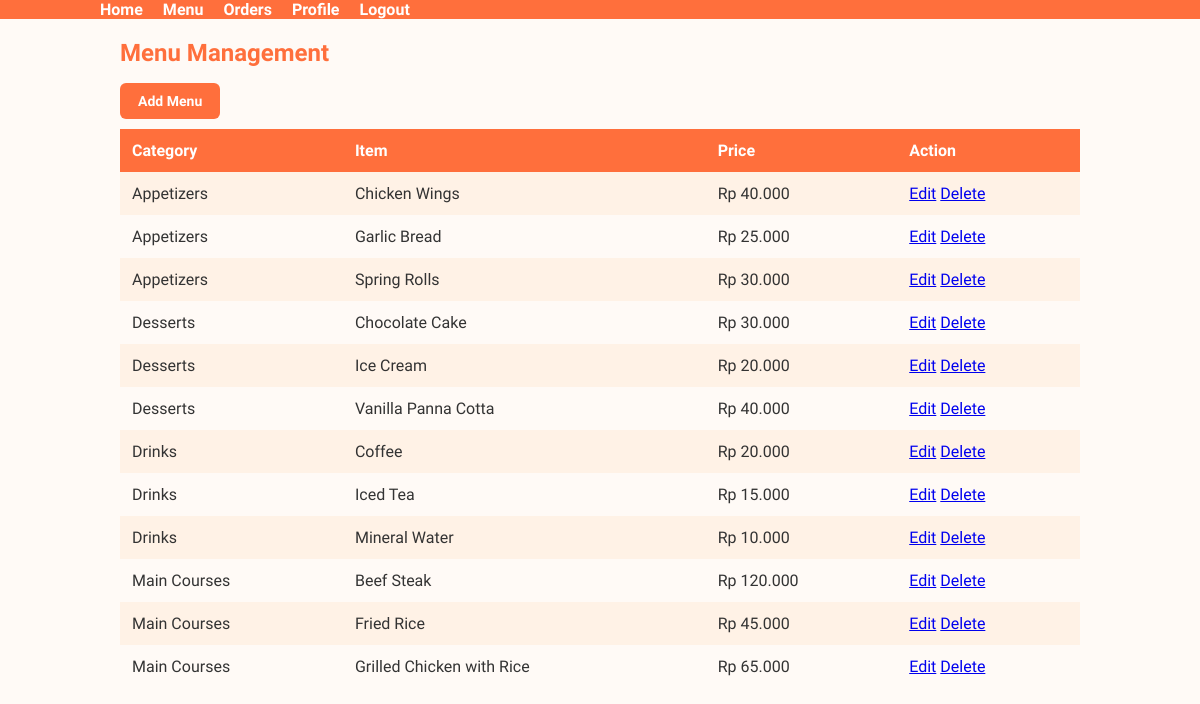
The app's page /menu (signed in), older data.
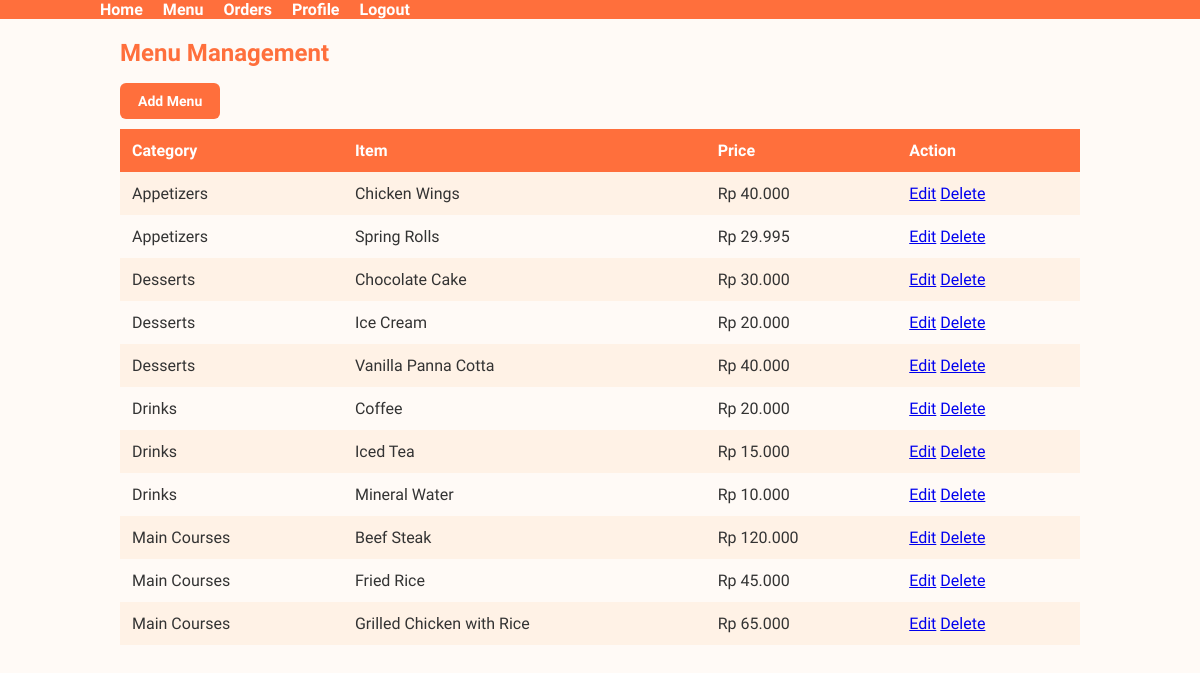
The same page, newer data.
### tables this page shows
CREATE TABLE food_menu (
            id INTEGER PRIMARY KEY AUTOINCREMENT,
            category TEXT NOT NULL,
            item TEXT NOT NULL,
            price INTEGER NOT NULL,
            CONSTRAINT unique_category_item UNIQUE (category, item)
        );

### app.py (the view)
@app.route("/menu")
def menu():
    if "user_id" not in session:
        return redirect(url_for("login"))
    menus = get_menu()
    return render_template("menu.html",menus=menus)

### menu_database_sqlite.py (called while the page is built)
def get_menu():
    with engine.connect() as conn:
        result = conn.execute(text("SELECT * FROM food_menu ORDER BY category ASC, item ASC"))
        return result.mappings().all()

### templates/menu.html
{% extends "base.html" %}
{% block content %}
<h2>Menu Management</h2>
<a href="{{ url_for('add_menu') }}">
<button>Add Menu</button>
</a>
<table>
<tr>
<th>Category</th>
<th>Item</th>
<th>Price</th>
<th>Action</th>
</tr>
{% for m in menus %}
<tr>
<td>{{ m.category }}</td>
<td>{{ m.item }}</td>
<td>{{ "Rp {:,}".format(m.price|int).replace(',', '.') }}</td>
<td>
<a href="{{ url_for('edit_menu', menu_id=m.id) }}">Edit</a>
<a href="{{ url_for('delete_menu', menu_id=m.id) }}">Delete</a>
</td>
</tr>
{% endfor %}
</table>
{% endblock %}

### templates/base.html (shortened to what this page needs)
<!DOCTYPE html>
<html>
<head>
    <link rel="stylesheet" href="{{ url_for('static', filename='style.css') }}">
</head>
<body>
{% if not (request.endpoint == 'login' or request.endpoint == 'register') %}
<nav class="navbar">
    <div class="nav-inner">
        {% if session.get('user_id') %}
            <a href="{{ url_for('index') }}">Home</a>
            <a href="{{ url_for('menu') }}">Menu</a>
            <a href="{{ url_for('orders') }}">Orders</a>
            <a href="{{ url_for('profile') }}" class="nav-user">Profile</a>
            <a href="{{ url_for('logout') }}">Logout</a>
        {% else %}
            <a href="{{ url_for('login') }}">Login</a>
            <a href="{{ url_for('register') }}">Register</a>
        {% endif %}
    </div>
</nav>
{% endif %}
<main class="page">
    {% block content %}{% endblock %}
</main>
</body>
</html>

### static/style.css (style rules this page uses)
*, *::before, *::after { box-sizing: border-box; font-family: "Roboto Condensed", system-ui, -apple-system, BlinkMacSystemFont, sans-serif; }
body { margin: 0; background-color: #fffaf6; color: #333; }
.navbar { width: 100%; background-color: #ff6f3c; }
.nav-user, .navbar a { color:white; text-decoration:none; font-weight:bold; }
.nav-inner { max-width:1000px; margin:auto; display:flex; gap:20px; }
.page { max-width:1000px; margin:auto; padding:20px; }
h2, h3 { color: #ff6f3c; font-weight: 700; }
h2 { margin-top: 0; margin-bottom: 16px; }
button, input[type="submit"] { background-color: #ff6f3c; color: white; border: none; padding: 10px 18px; border-radius: 6px; font-size: 14px; font-weight: 600; cursor: pointer; transition: background-color 0.25s ease; }
table { width: 100%; border-collapse: collapse; margin-top: 10px; }
th, td { padding: 12px; text-align: left; }
th { background-color: #ff6f3c; color: white; font-weight: 600; }
tr:nth-child(even) { background-color: #fff2e6; }

Row changes from the older to the newer data that the page shows:
removed food_menu: category "Appetizers", item "Garlic Bread", price "Rp 25.000"
removed food_menu: category "Appetizers", item "Spring Rolls", price "Rp 30.000"
added food_menu: category "Appetizers", item "Spring Rolls", price "Rp 29.995"
Text that changed along with them:
new list line: "Edit Delete"
list line gone: "Edit Delete"
